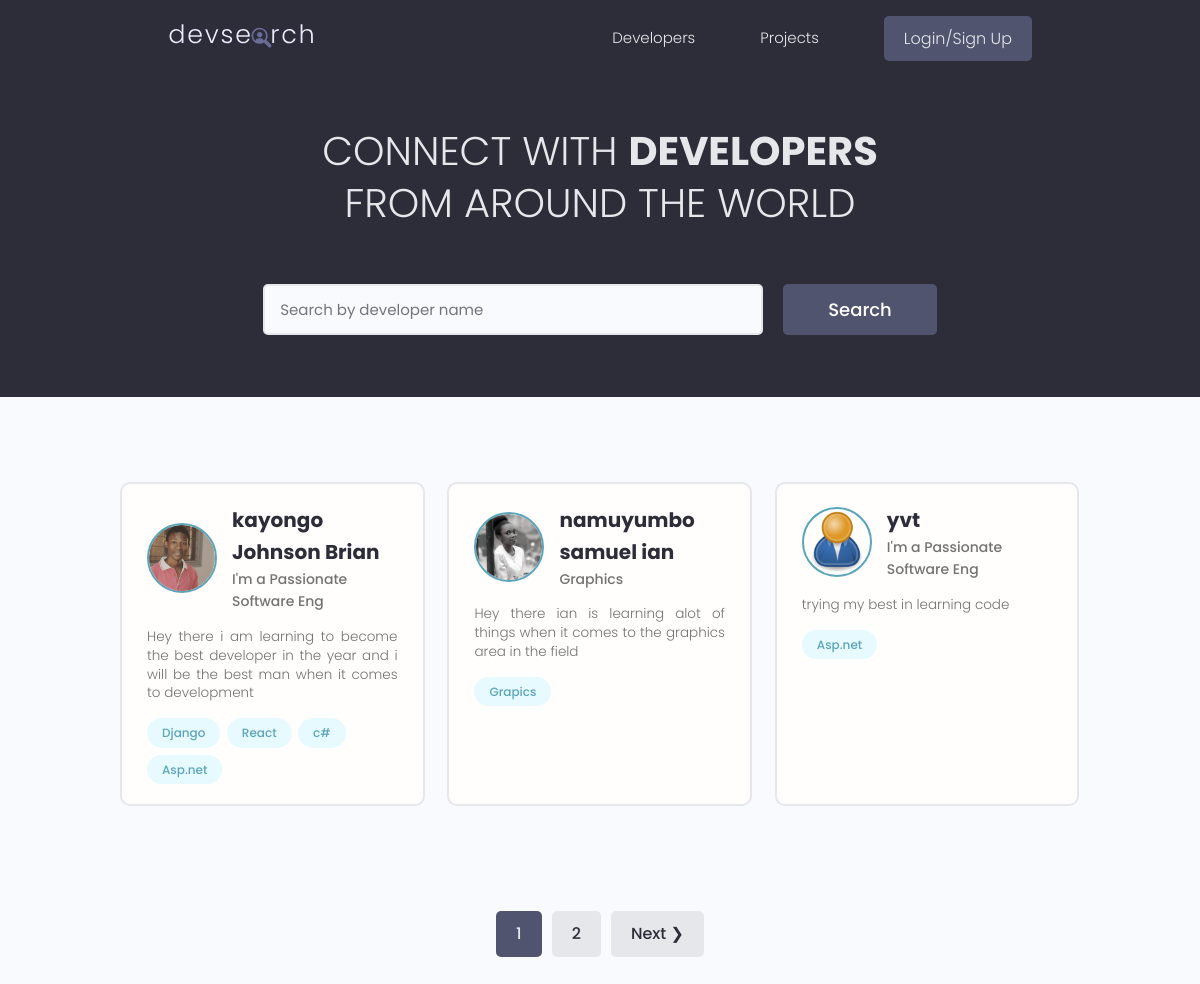
The page / on the database its author committed.
### users/models.py (models this page shows, shortened)
class Profile(models.Model):
    user = models.OneToOneField(
        User, on_delete=models.CASCADE, null=True, blank=True)
    username = models.CharField(max_length=200, null=True, blank=True)
    location = models.CharField(max_length=200, null=True, blank=True)
    name = models.CharField(max_length=200, null=True, blank=True)
    email = models.EmailField(null=True, blank=True, max_length=200)
    short_intro = models.CharField(max_length=200, null=True, blank=True)
    bio = models.TextField(null=True, blank=True)
    profile_image = models.ImageField(
        null=True, blank=True, upload_to="profiles/", default="profiles/user.png")
    social_github = models.CharField(max_length=200, null=True, blank=True)
    social_twiter = models.CharField(max_length=200, null=True, blank=True)
    social_youtube = models.CharField(max_length=200, null=True, blank=True)
    social_website = models.CharField(max_length=200, null=True, blank=True)
    id = models.UUIDField(default=uuid.uuid4,
                          primary_key=True, unique=True, editable=False)
    created = models.DateTimeField(auto_now_add=True)

class Skill(models.Model):
    id = models.UUIDField(default=uuid.uuid4,
                          primary_key=True, unique=True, editable=False)
    owner = models.ForeignKey(
        Profile, on_delete=models.CASCADE, null=True, blank=True)
    name = models.CharField(max_length=200, null=True, blank=True)
    description = models.TextField(null=True, blank=True)
    created = models.DateTimeField(auto_now_add=True)
    def __str__(self):
        return str(self.name)

### users/views.py (the view)
# urls.py: path('', views.profile, name='profile'),
def profile(request):
    profiles, search_query = searchProfiles(request)
    custom_range, profiles = paginationProfile(request, profiles, 3)
    context = {'profiles': profiles, 'search_query': search_query,
               'custom_range': custom_range}
    return render(request, 'users/profiles.html', context)

### users/utils.py (called while the page is built)
def paginationProfile(request, profiles, results):
    page = request.GET.get('page')
    paginator = Paginator(profiles, results)
    try:
        profiles = paginator.page(page)
    except PageNotAnInteger:
        page = 1
        profiles = paginator.page(page)
    except EmptyPage:
        page = paginator.num_pages()
        profiles = paginator.page(page)
    leftIndex = (int(page)-4)
    if leftIndex < 1:
        leftIndex = 1
    rightIndex = (int(page)+5)
    if rightIndex > paginator.num_pages:
        rightIndex = paginator.num_pages + 1
    custom_range = range(leftIndex, rightIndex)
    return custom_range, profiles

def searchProfiles(request):
    search_query = ''
    if request.GET.get('search_query'):
        search_query = request.GET.get('search_query')
    skills = Skill.objects.filter(name__icontains=search_query)
    print("search", search_query)
    profiles = Profile.objects.distinct().filter(
        Q(name__icontains=search_query) |
        Q(short_intro__icontains=search_query) |
        Q(skill__in=skills)
    )
    return profiles, search_query

### users/templates/users/profiles.html (shortened to what this page needs)
{% extends 'main.html' %} {% load static %} {% block content %}
<main class="home">
    <section class="hero-section text-center">
        <div class="container container--narrow">
            <div class="hero-section__box">
                <h2>CONNECT WITH <span>DEVELOPERS</span></h2>
                <h2>FROM AROUND THE WORLD</h2>
            </div>
            <div class="hero-section__search">
                <form id="searchForm" class="form" action="{% url 'profile' %}" method="get">
                    <div class="form__field">
                        <input value="{{ search_query }}" class="input input--text" id="formInput#search" type="text" name="search_query" placeholder="Search by developer name" />
                    </div>
                    <input class="btn btn--sub btn--lg" type="submit" value="Search" />
                </form>
            </div>
        </div>
    </section>
    <section class="devlist">
        <div class="container">
            <div class="grid grid--three">
                {% for profile in profiles%}
                <div class="column card">
                    <div class="dev">
                        <a href="{% url 'user-profile' profile.id %}" class=" card__body ">
                            <div class="dev__profile ">
                                <img class="avatar avatar--md " src="{{ profile.profile_image.url }}" alt="image " />
                                <div class="dev__meta ">
                                    <h3>{{ profile.name }}</h3>
                                    <h5>{{ profile.short_intro|slice:'30' }}</h5>
                                </div>
                            </div>
                            <p class="dev__info ">
                                {{profile.bio|slice:"250"}}
                            </p>
                            <div class="dev__skills ">
                                {% for skill in profile.skill_set.all|slice:'5' %}
                                <span class="tag tag--pill tag--main ">
                                    <small>{{ skill }}</small>
                                </span> {% endfor %}
                            </div>
                        </a>
                    </div>
                </div>
                {% endfor %}
            </div>
        </div>
    </section>
    {% include 'pagination.html' with query_set=profiles custom_range=custom_range %}
</main>
{% endblock content %}

### static/styles/app.css (style rules this page uses)
:root { --color-sub: #2d2d39; }
.btn--sub { background-color: var(--color-sub-light); }
.card { border: 2px solid var(--color-light); }
img { width: 100%; }
.hero-section { height: 40vh; display: flex; align-items: center; background-color: var(--color-sub); }
.hero-section__box { margin-bottom: 4rem; }
.hero-section__box > h2, .hero-section__box > h2 > span { font-size: 4rem; color: var(--color-light); line-height: 1.3; text-transform: uppercase; }
.hero-section__box > h2 { font-weight: 300; }
.hero-section__box > h2 > span { font-weight: 700; }
.hero-section__search > .form { display: flex; align-items: center; justify-content: center; gap: 2rem; }
.hero-section__search > .form input.input--text { width: 50rem; }
.devlist { margin-top: 8rem; }
.devlist .grid { align-items: stretch; }
.devlist .dev .dev__profile { display: flex; align-items: center; gap: 1.5rem; }
.devlist .dev .dev__meta h3 { color: var(--color-sub); font-size: 2rem; font-weight: 700; }
.devlist .dev .dev__meta h5 { color: var(--color-text); font-size: 1.4rem; font-weight: 500; }
.devlist .dev .dev__info { margin: 1.5rem 0; font-size: 1.35rem; line-height: 1.4; text-align: justify; }

### static/uikit/styles/modules/_variables.css (style rules this page uses)
:root { --color-main: #5aa5b9; --color-main-light: #e6faff; --color-sub: #3f4156; --color-sub-light: #51546e; --color-sub-lighter: #ededfd; --color-text: #737373; --color-gray: #8b8b8b; --color-light: #e5e7eb; --color-light-gray: #767676; --color-bg: #f8fafd; --color-white: #fffefd; --color-white-light: #f3f3f3; --color-success: #359e64; --color-success-bg: #def8e8; --color-error: #fc4b0b; --color-error-bg: #fff2ee; --font-base: 'Poppins', arial, helvetica, 'Segoe UI', roboto, ubuntu, sans-serif; --font-monospace: 'Fira Code', 'Courier New', courier, monospace; --font-regular: 300; --font-medium: 500; --font-bold: 700; --generic-shadow: 1px 1px 5px #00000010; --generic-transition: all 0.3s ease-in-out; }

### static/uikit/styles/modules/_base.css (style rules this page uses)
* { margin: 0; padding: 0; box-sizing: border-box; text-rendering: optimizeLegibility; color: inherit; font-size: inherit; }
html { font-size: 50%; }
@media only screen and (min-width: 480px) { html { font-size: 56.25%; } }
@media only screen and (min-width: 1200px) { html { font-size: 62.5%; } }
body { line-height: 1.6; font-weight: 400; font-size: 1.5rem; color: var(--color-text); background-color: var(--color-bg); min-height: 100vh; }

### static/uikit/styles/modules/_typography.css (style rules this page uses)
* { font-family: var(--font-base); }
h2 { font-size: 3.6rem; font-weight: var(--font-bold); }
h3 { font-size: 3.2rem; font-weight: var(--font-medium); }
h5 { font-size: 2.4rem; font-weight: var(--font-medium); }
h5, h6 { font-weight: var(--font-regular); }
p, span, strong { font-size: 1.6rem; color: var(--color-text); font-weight: var(--font-regular); }
a { padding-bottom: 2px; text-decoration: none; display: inline-block; color: var(--color-main); font-weight: var(--font-medium); }

### static/uikit/styles/modules/_utilities.css (style rules this page uses)
.container { width: 92%; max-width: 165rem; margin: 0 auto; box-sizing: border-box; }
.container--narrow { width: 92%; max-width: 120rem; }
@media screen and (min-width: 1000px) { .container { width: 90%; } }
@media screen and (min-width: 1000px) { .container--narrow { width: 85%; } }
@media screen and (min-width: 1200px) { .container { width: 80%; } }
@media screen and (min-width: 1200px) { .container--narrow { width: 72%; } }
.text-center { text-align: center; }

### static/uikit/styles/modules/_avatar.css (style rules this page uses)
.avatar { border-radius: 50%; border: 2px solid var(--color-main); object-fit: cover; }
.avatar--md { height: 7rem; width: 7rem; }

### static/uikit/styles/modules/_button.css (style rules this page uses)
.btn { display: inline-block; position: relative; cursor: pointer; background-color: var(--color-light); font-weight: var(--font-medium); color: var(--color-sub); text-decoration: none; padding: 1rem 2rem; border-radius: 0.5rem; border: none; width: -webkit-fit-content; width: -moz-fit-content; width: fit-content; height: -webkit-fit-content; height: -moz-fit-content; height: fit-content; font-size: 1.6rem; outline-width: 0; outline-color: transparent; -webkit-backface-visibility: hidden; backface-visibility: hidden; transition: all 0.3s ease-in-out; }
.btn--sub { background-color: var(--color-sub); color: var(--color-white); }
.btn--lg { font-size: 1.8rem; padding: 1.2rem 4.5rem; }

### static/uikit/styles/modules/_card.css (style rules this page uses)
.card { border-radius: 1rem; background-color: var(--color-white); border: 1.5px solid var(--color-light); width: auto; height: auto; margin-top: 0.5rem; margin-bottom: 0.5rem; overflow: hidden; }
.card__body, .card__header { padding: 2rem 2.5rem; }

### rows shown on the page
Profile: profile_image (picture), name "kayongo Johnson Brian", short_intro "I'm a Passionate Software Eng", bio "Hey there i am learning to become the best developer in the year and i will be the best man when it comes to development"
Skill: name "Django"
Skill: name "React"
Skill: name "c#"
Skill: name "Asp.net"
Profile: profile_image (picture), name "namuyumbo samuel ian", short_intro "Graphics", bio "Hey there ian is learning alot of things when it comes to the graphics area in the field"
Skill: name "Grapics"
Profile: profile_image (placeholder picture), name "yvt", short_intro "I'm a Passionate Software Eng", bio "trying my best in learning code"
Skill: name "Asp.net"

### other values the page prints
{{ page }} "1"
{{ page }} "2"
